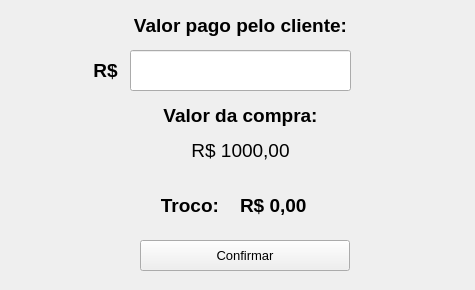
<?xml version="1.0" encoding="UTF-8"?>
<ui version="4.0">
 <class>Form</class>
 <widget class="QWidget" name="Form">
  <property name="geometry">
   <rect>
    <x>0</x>
    <y>0</y>
    <width>475</width>
    <height>290</height>
   </rect>
  </property>
  <property name="windowTitle">
   <string>Form</string>
  </property>
  <widget class="QLabel" name="troco_label_vlrpag">
   <property name="geometry">
    <rect>
     <x>0</x>
     <y>0</y>
     <width>481</width>
     <height>51</height>
    </rect>
   </property>
   <property name="font">
    <font>
     <pointsize>14</pointsize>
     <weight>75</weight>
     <bold>true</bold>
    </font>
   </property>
   <property name="text">
    <string>Valor pago pelo cliente:</string>
   </property>
   <property name="alignment">
    <set>Qt::AlignCenter</set>
   </property>
  </widget>
  <widget class="QLineEdit" name="troco_campo_vlrpag">
   <property name="geometry">
    <rect>
     <x>130</x>
     <y>50</y>
     <width>221</width>
     <height>41</height>
    </rect>
   </property>
   <property name="font">
    <font>
     <pointsize>14</pointsize>
     <weight>75</weight>
     <bold>true</bold>
    </font>
   </property>
   <property name="inputMask">
    <string/>
   </property>
   <property name="text">
    <string/>
   </property>
   <property name="alignment">
    <set>Qt::AlignCenter</set>
   </property>
   <property name="clearButtonEnabled">
    <bool>false</bool>
   </property>
  </widget>
  <widget class="QLabel" name="troco_label_rs">
   <property name="geometry">
    <rect>
     <x>80</x>
     <y>50</y>
     <width>51</width>
     <height>40</height>
    </rect>
   </property>
   <property name="font">
    <font>
     <pointsize>14</pointsize>
     <weight>75</weight>
     <bold>true</bold>
    </font>
   </property>
   <property name="text">
    <string>R$</string>
   </property>
   <property name="alignment">
    <set>Qt::AlignCenter</set>
   </property>
  </widget>
  <widget class="QLabel" name="troco_label_vlrped">
   <property name="geometry">
    <rect>
     <x>0</x>
     <y>90</y>
     <width>481</width>
     <height>51</height>
    </rect>
   </property>
   <property name="font">
    <font>
     <pointsize>14</pointsize>
     <weight>75</weight>
     <bold>true</bold>
    </font>
   </property>
   <property name="text">
    <string>Valor da compra:</string>
   </property>
   <property name="alignment">
    <set>Qt::AlignCenter</set>
   </property>
  </widget>
  <widget class="QLabel" name="troco_campo_vlrped">
   <property name="geometry">
    <rect>
     <x>0</x>
     <y>130</y>
     <width>481</width>
     <height>41</height>
    </rect>
   </property>
   <property name="font">
    <font>
     <pointsize>14</pointsize>
     <weight>50</weight>
     <bold>false</bold>
    </font>
   </property>
   <property name="text">
    <string>R$ 1000,00</string>
   </property>
   <property name="alignment">
    <set>Qt::AlignCenter</set>
   </property>
  </widget>
  <widget class="QLabel" name="troco_label_troco">
   <property name="geometry">
    <rect>
     <x>0</x>
     <y>180</y>
     <width>240</width>
     <height>51</height>
    </rect>
   </property>
   <property name="font">
    <font>
     <pointsize>14</pointsize>
     <weight>75</weight>
     <bold>true</bold>
    </font>
   </property>
   <property name="text">
    <string>Troco:    </string>
   </property>
   <property name="alignment">
    <set>Qt::AlignRight|Qt::AlignTrailing|Qt::AlignVCenter</set>
   </property>
  </widget>
  <widget class="QLabel" name="troco_campo_vlrtroc">
   <property name="geometry">
    <rect>
     <x>240</x>
     <y>180</y>
     <width>240</width>
     <height>51</height>
    </rect>
   </property>
   <property name="font">
    <font>
     <pointsize>14</pointsize>
     <weight>75</weight>
     <bold>true</bold>
    </font>
   </property>
   <property name="text">
    <string>R$ 0,00</string>
   </property>
   <property name="alignment">
    <set>Qt::AlignLeading|Qt::AlignLeft|Qt::AlignVCenter</set>
   </property>
  </widget>
  <widget class="QPushButton" name="troco_confirmar">
   <property name="geometry">
    <rect>
     <x>140</x>
     <y>240</y>
     <width>210</width>
     <height>31</height>
    </rect>
   </property>
   <property name="font">
    <font>
     <pointsize>10</pointsize>
    </font>
   </property>
   <property name="text">
    <string>Confirmar</string>
   </property>
  </widget>
 </widget>
 <resources/>
 <connections/>
</ui>
